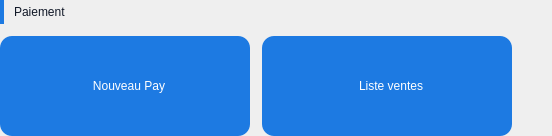
                   <widget class="QFrame" name="sectionPayFrame">
                    <property name="sizePolicy">
                     <sizepolicy hsizetype="Expanding" vsizetype="Preferred">
                      <horstretch>1</horstretch>
                      <verstretch>0</verstretch>
                     </sizepolicy>
                    </property>
                    <property name="styleSheet">
                     <string notr="true">QFrame#sectionPayFrame { background-color: transparent; border: none; }</string>
                    </property>
                    <layout class="QVBoxLayout" name="sectionPayLayout">
                     <property name="spacing">
                      <number>12</number>
                     </property>
                     <property name="leftMargin">
                      <number>0</number>
                     </property>
                     <property name="topMargin">
                      <number>0</number>
                     </property>
                     <property name="rightMargin">
                      <number>0</number>
                     </property>
                     <property name="bottomMargin">
                      <number>0</number>
                     </property>
                     <item>
                      <layout class="QHBoxLayout" name="payTitleLayout">
                       <property name="spacing">
                        <number>10</number>
                       </property>
                       <item>
                        <widget class="QFrame" name="accentPay">
                         <property name="minimumSize">
                          <size>
                           <width>4</width>
                           <height>24</height>
                          </size>
                         </property>
                         <property name="maximumSize">
                          <size>
                           <width>4</width>
                           <height>24</height>
                          </size>
                         </property>
                         <property name="styleSheet">
                          <string notr="true">QFrame#accentPay { background-color: #1d7ae2; border-radius: 3px; }</string>
                         </property>
                        </widget>
                       </item>
                       <item>
                        <widget class="QLabel" name="secTitlePay">
                         <property name="styleSheet">
                          <string notr="true">QLabel#secTitlePay { color: #111827; font: 600 11pt &quot;Inter&quot;; background-color: transparent; }</string>
                         </property>
                         <property name="text">
                          <string>Paiement</string>
                         </property>
                        </widget>
                       </item>
                       <item>
                        <spacer name="payTitleSpacer">
                         <property name="orientation">
                          <enum>Qt::Horizontal</enum>
                         </property>
                         <property name="sizeType">
                          <enum>QSizePolicy::MinimumExpanding</enum>
                         </property>
                         <property name="sizeHint" stdset="0">
                          <size>
                           <width>40</width>
                           <height>20</height>
                          </size>
                         </property>
                        </spacer>
                       </item>
                      </layout>
                     </item>
                     <item>
                      <layout class="QHBoxLayout" name="payBtnsLayout">
                       <property name="spacing">
                        <number>12</number>
                       </property>
                       <item>
                        <widget class="QToolButton" name="btn_nouveau_pay">
                         <property name="sizePolicy">
                          <sizepolicy hsizetype="Expanding" vsizetype="Fixed">
                           <horstretch>1</horstretch>
                           <verstretch>0</verstretch>
                          </sizepolicy>
                         </property>
                         <property name="minimumSize">
                          <size>
                           <width>250</width>
                           <height>100</height>
                          </size>
                         </property>
                         <property name="maximumSize">
                          <size>
                           <width>250</width>
                           <height>100</height>
                          </size>
                         </property>
                         <property name="cursor">
                          <cursorShape>PointingHandCursor</cursorShape>
                         </property>
                         <property name="styleSheet">
                          <string notr="true">QToolButton#btn_nouveau_pay { background-color: #1d7ae2; color: #ffffff; border: none; border-radius: 12px; font: 550 13pt &quot;Inter&quot;; padding: 12px 8px;
spacing: 10px;
padding: 12px 12px;
text-align: center;
padding-left: 20px
 }
QToolButton#btn_nouveau_pay:hover { background-color: #1a6fcb; }</string>
                         </property>
                         <property name="text">
                          <string>Nouveau Pay</string>
                         </property>
                         <property name="icon">
                          <iconset>
                           <normaloff>../../assets/dashboard/nouveau_pay.svg</normaloff>../../assets/dashboard/nouveau_pay.svg</iconset>
                         </property>
                         <property name="iconSize">
                          <size>
                           <width>36</width>
                           <height>36</height>
                          </size>
                         </property>
                         <property name="toolButtonStyle">
                          <enum>Qt::ToolButtonTextBesideIcon</enum>
                         </property>
                        </widget>
                       </item>
                       <item alignment="Qt::AlignHCenter|Qt::AlignVCenter">
                        <widget class="QToolButton" name="btn_liste_pay">
                         <property name="sizePolicy">
                          <sizepolicy hsizetype="Expanding" vsizetype="Fixed">
                           <horstretch>1</horstretch>
                           <verstretch>0</verstretch>
                          </sizepolicy>
                         </property>
                         <property name="minimumSize">
                          <size>
                           <width>250</width>
                           <height>100</height>
                          </size>
                         </property>
                         <property name="maximumSize">
                          <size>
                           <width>250</width>
                           <height>100</height>
                          </size>
                         </property>
                         <property name="cursor">
                          <cursorShape>PointingHandCursor</cursorShape>
                         </property>
                         <property name="styleSheet">
                          <string notr="true">QToolButton#btn_liste_pay {
 background-color: #1d7ae2;
color: #ffffff; border: none; border-radius: 12px; font: 550 13pt &quot;Inter&quot;; padding: 12px 8px;
text-align: center; 
    
    /* The gap between icon and text */
    spacing: 10px; 
    text-align: center;
    padding: 12px 12px;
    padding-left: 20px
}
QToolButton#btn_liste_pay:hover { background-color: #1a6fcb; }</string>
                         </property>
                         <property name="text">
                          <string>Liste ventes</string>
                         </property>
                         <property name="icon">
                          <iconset>
                           <normaloff>../../assets/dashboard/liste_pay.svg</normaloff>../../assets/dashboard/liste_pay.svg</iconset>
                         </property>
                         <property name="iconSize">
                          <size>
                           <width>36</width>
                           <height>36</height>
                          </size>
                         </property>
                         <property name="toolButtonStyle">
                          <enum>Qt::ToolButtonTextBesideIcon</enum>
                         </property>
                        </widget>
                       </item>
                       <item>
                        <spacer name="ventesTitleSpacer_3">
                         <property name="orientation">
                          <enum>Qt::Horizontal</enum>
                         </property>
                         <property name="sizeType">
                          <enum>QSizePolicy::MinimumExpanding</enum>
                         </property>
                         <property name="sizeHint" stdset="0">
                          <size>
                           <width>40</width>
                           <height>20</height>
                          </size>
                         </property>
                        </spacer>
                       </item>
                      </layout>
                     </item>
                    </layout>
                   </widget>
